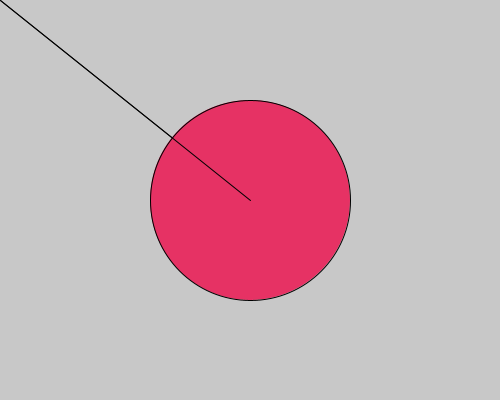
Frame 1 (no input)
Frame 60 (the mouse pressed at the canvas centre just before this capture): identical to frame 1, image omitted
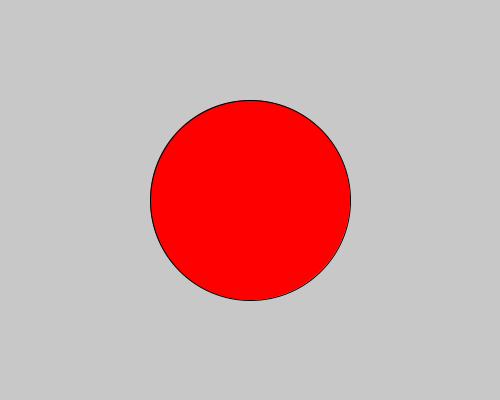
Frame 120 (the mouse held since frame 60 and released just before this capture)

The Processing sketch that drew these frames (run headless with seeded random() and noise(); from frame 60 on, the mouse is pressed at the canvas centre):

// Processing sketch: processing_69728
// ── processing_69728.pde

//Sept. 11, 2012
//shingeru ban
//ro & ad architecture
//Classwork
//Gabby Garuz
//Homework: make button that does something.

int circle_diameter=200;
float my_float=2.3;
boolean overCircle = false;
void setup() {
  size (500, 400);
};

void draw() {
  background(200);
  fill(230, 50, 100);
  //I want to change fill color when my mouse is over the circle
  //If my mouse is over the circle, change fill color
  //If (mouseX and mouseY) are inside the circle, CtFC
  //If dist(mousePos, circle_center)<circle radius)
  if ( dist(width/2, height/2, mouseX, mouseY) < circle_diameter/2) {
    fill(20, 30, 200);
    overCircle = true;
  } 
  else {
    overCircle = false;
  }
  if ((mousePressed == true) && (overCircle == true)) {
    fill (255, 0, 0);
  }
  println( dist(width/2, height/2, mouseX, mouseY));
  line(width/2, height/2, mouseX, mouseY);
  ellipse(width*.5, height/2, circle_diameter, circle_diameter);

  if (overCircle == false) {
    //only draw the line if mouse isn't over circle
    line(width/2, height/2, mouseX, mouseY);
  }
}



/*int circle_radius = 50;
 int circle_x = 250;
 int circle_speed = 100;
 void setup() {
 size(500, 400);
 
 };
 void draw() {
 background(30);
 ellipse(circle_x, 20, circle_radius, circle_radius);
 circle_x = circle_x + circle_speed;
 if (circle_x <= 0)
 circle_speed = circle_speed *-1;
 if (circle_x >= 500) {
 circle_speed = circle_speed *-1;
 } */
